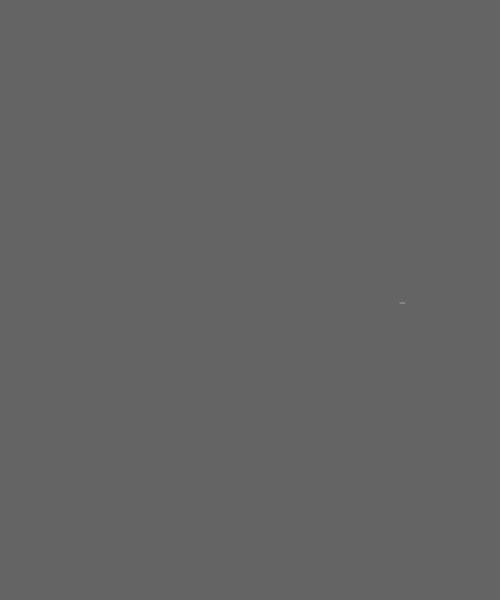
Frame 1 (no input)
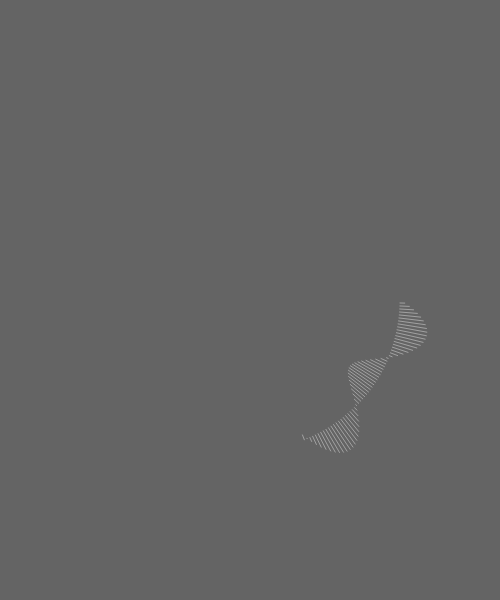
Frame 60 (no input)
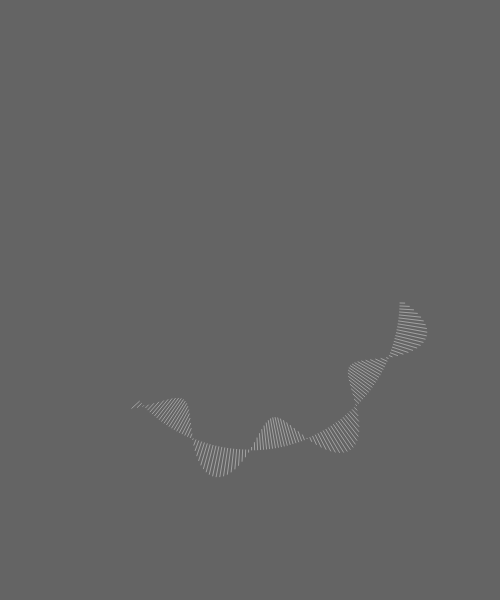
Frame 120 (the mouse pressed at the canvas centre since frame 60)

The p5.js sketch that drew these frames (run headless with seeded random() and noise() and a simulated clock; from frame 60 on, the mouse is pressed at the canvas centre):

// p5.js sketch
// ── sketch.js
let radDist;
let angle = 0;

function setup() {
  createCanvas(500, 600);
  background(100);
}

function draw() {
  //background(100);

  push();
  translate(width / 2, height / 2);

  angle += 0.02;

  let sinForRad = sin(angle * 8) * 30;
  radDist = 150 + sinForRad;

  let x = cos(angle) * radDist;
  let y = sin(angle) * radDist;
  
  radDist = 150;
  let x1 = cos(angle) * radDist;
  let y1 = sin(angle) * radDist;
  
  
  stroke(255, 100);
  line(x1, y1, x, y);

  pop();
}
